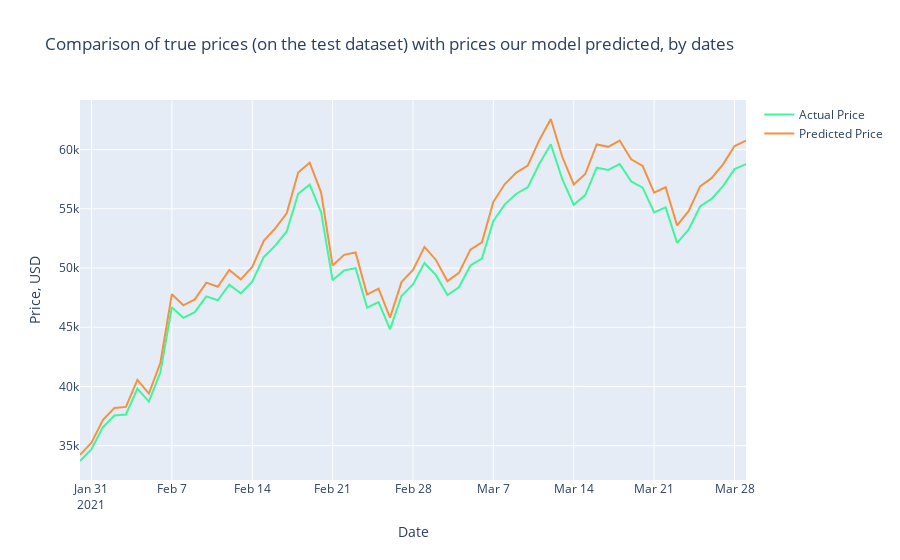

Notebook source saved alongside this figure:
### Markdown cell above
Below we extract the convenient format of dates and plot the same chart as above, but with these dates on the X-axis.

### Code cell
Test_Dates = Daily_Price[len(Daily_Price)-days_from_train:].index

trace1 = go.Scatter(x=Test_Dates, y=Y_test2_inverse, name= 'Actual Price', 
                   line = dict(color = ('rgb(66, 244, 155)'),width = 2))
trace2 = go.Scatter(x=Test_Dates, y=prediction2_inverse, name= 'Predicted Price',
                   line = dict(color = ('rgb(244, 146, 65)'),width = 2))
data = [trace1, trace2]
layout = dict(title = 'Comparison of true prices (on the test dataset) with prices our model predicted, by dates',
             xaxis = dict(title = 'Date'), yaxis = dict(title = 'Price, USD'))
fig = dict(data=data, layout=layout)
py.iplot(fig, filename='results_demonstrating1')
